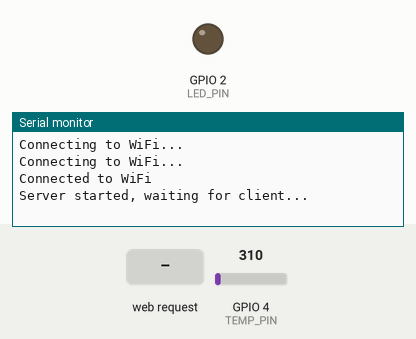
The sketch below on a simulated ESP32. Shown: output pins drawn as LEDs (lit = HIGH), the last lines printed to the serial monitor. The inputs (shaded band) are chosen by the test bench; at power-on: GPIO 4 (TEMP_PIN) = 310. WiFi joins after 1.5 s; servers stay silent unless stated.

Above: at 3.2 s.
3.3 s: HTTP request GET /HUG received
At 3.9 s:
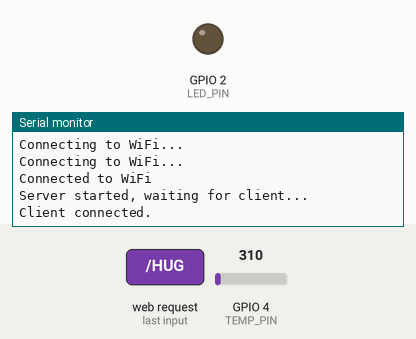
At 6.3 s:
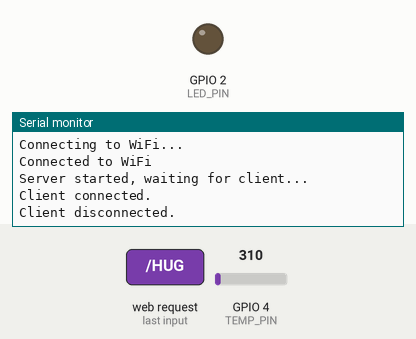

Measured:
- after the input at 3.3 s, the serial monitor: prints a new line at once (image 1)

The sketch:

server.ino
```cpp
#include <WiFi.h>

#define WIFI_SSID "YourSSID"
#define WIFI_PASS "YourPassword"
#define SERVER_PORT 12345      // Port for Bear 1 to listen on
#define TEMP_PIN 4             // Pin for temperature sensor (DS18B20 or MLX90614)
#define LED_PIN 2              // Pin for LED

WiFiServer server(SERVER_PORT);

void setup() {
  Serial.begin(115200);
  pinMode(LED_PIN, OUTPUT);
  WiFi.begin(WIFI_SSID, WIFI_PASS);

  while (WiFi.status() != WL_CONNECTED) {
    delay(1000);
    Serial.println("Connecting to WiFi...");
  }
  Serial.println("Connected to WiFi");

  server.begin();  // Start listening for incoming connections from Bear 2
  Serial.println("Server started, waiting for client...");
}

void loop() {
  WiFiClient client = server.available();  // Check if there's a client trying to connect

  if (client) {
    Serial.println("Client connected.");
    // Check for incoming "HUG" signal
    while (client.connected()) {
      if (client.available()) {
        String msg = client.readStringUntil('\n');
        if (msg == "HUG") {
          digitalWrite(LED_PIN, HIGH);
          delay(3000);  // Keep the LED on for 3 seconds
          digitalWrite(LED_PIN, LOW);
        }
      }
    }
    client.stop();  // Stop the client when done
    Serial.println("Client disconnected.");
  }

  // Simulate temperature reading (replace with actual sensor code)
  float temp = analogRead(TEMP_PIN) / 10.0;  // Simulating temperature reading

  if (temp > 30) {  // Threshold for detecting a hug
    // Respond to Bear 2, telling it to light up its LEDs
    WiFiClient client = server.available();
    if (client) {
      client.println("HUG");  // Send "HUG" message to Bear 2
      delay(1000);  // Prevent spamming
    }
  }
}
```
